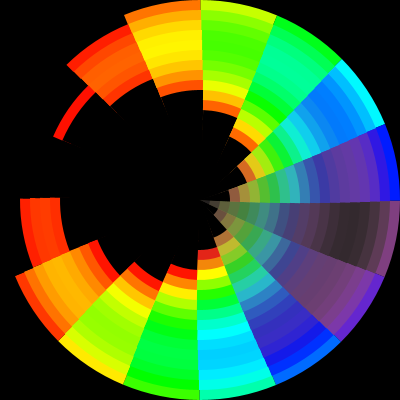
Frame 1 (no input)
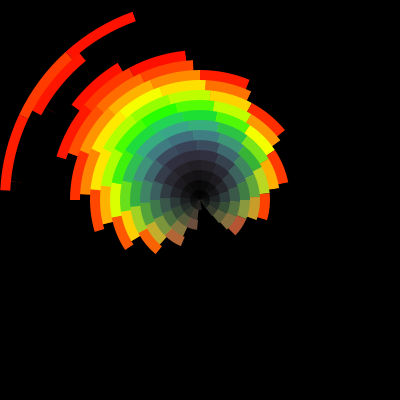
Frame 60 (the mouse pressed at the canvas centre just before this capture)
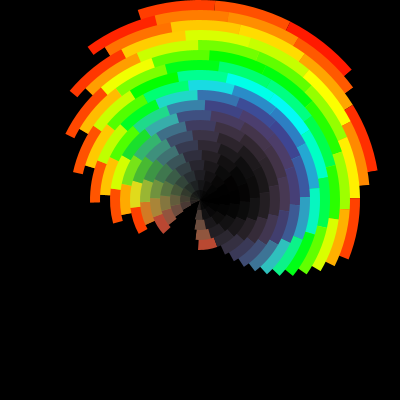
Frame 120 (the mouse held since frame 60 and released just before this capture)

The Processing sketch that drew these frames (run headless with seeded random() and noise(); from frame 60 on, the mouse is pressed at the canvas centre):

// Processing sketch: processing_155382
// ── processing_155382.pde

int circle_width =20;
int max_i = 0;
int rate = 30;
int count =0;

float tick = 4;
float r = random(3,30);

void setup () {
  size(400, 400); 
  noFill();
  noStroke();
  background(0);
  colorMode(HSB,1);
  
  //frameRate(rate);
  max_i = round(width/circle_width);
}

void draw() {
  translate(width/2, height/2);
  background(0);

  pushMatrix();
  tick = millis()/500.0;
  
  
  for (int i=max_i; i>0; i--) {
    rotate(sin(tick/100.0));
    for (int j=0;j<16;j++) {

     float x = pow(sin(j/r*PI + tick),2) + pow(cos((float) i/max_i * HALF_PI+ tick),2);
     if(x>.99) x = 0;
     print(x + " ");
        //stroke(0,0,0,0.1);
           fill(
             //map(cos( (j+tick)*PI/16.0 ) ,  -1, 1, 0, 1),
             1- (x)   , 
             3 * x * (float) i/max_i,
             3 * x *(float) i/max_i,
             1
            );
      
     
      arc(0, 0, circle_width*i, circle_width*i, 
      PI/8.0*j, 
      PI/8.0*(j+1) );
    }
  }
  
   popMatrix();
   
}
